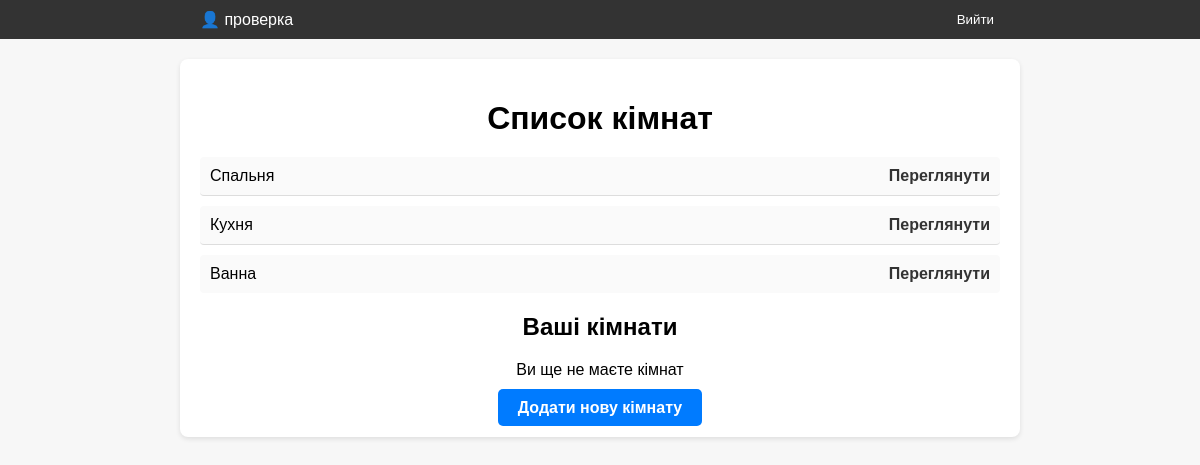
/ (signed in), run on an earlier commit of the app's database.
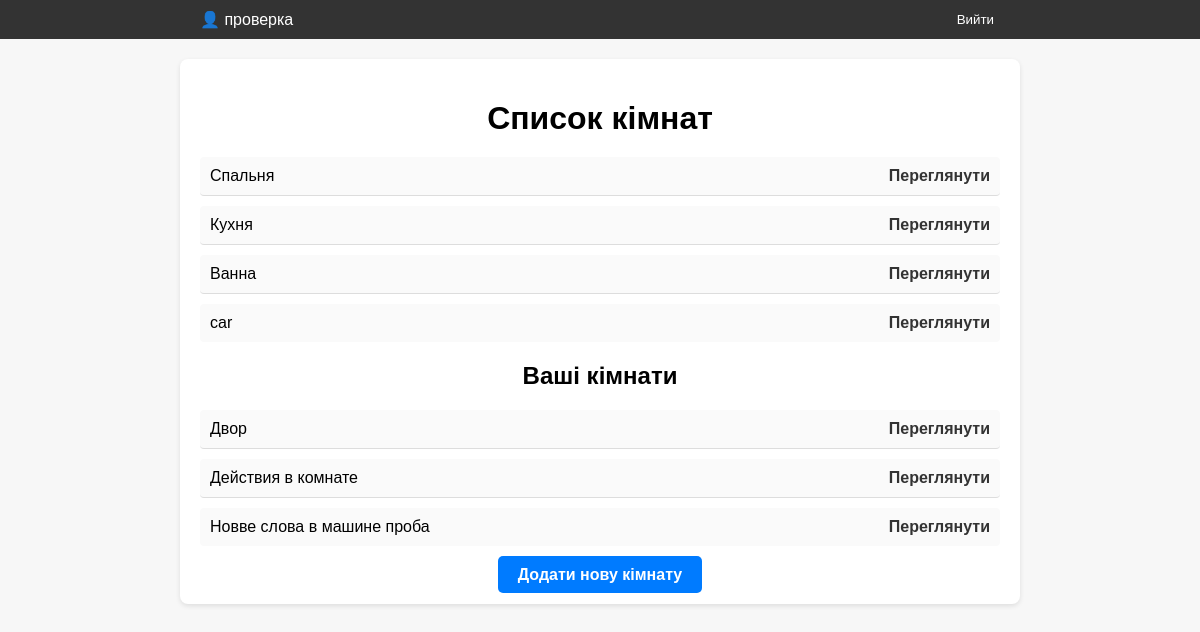
And on a later commit of the database.
### trainer/models.py (models this page shows, shortened)
class Room(models.Model):
    name = models.CharField(max_length=255)
    user = models.ForeignKey(User, on_delete=models.CASCADE, blank=True, null=True)

### trainer/views.py (the view)
# urls.py: path('', views.room, name='index'),
@login_required(login_url='/login/')
def room(request):
    rooms = Room.objects.filter(user__isnull=True)
    user_rooms = Room.objects.filter(user=request.user)
    return render(request, 'rooms.html', context={
        'rooms': rooms,
        'user_rooms': user_rooms
        })

### trainer/templates/rooms.html (shortened to what this page needs)
{% extends "base.html" %}
{% block content %}
<div class="container">
    <h1>Список кімнат</h1>
    <ul class="room-list" id="roomList">
        {% for room in rooms %}
        <li class="room-item">
            <span>{{ room.name }}</span>
            <a href="{% url 'room_words' room.id %}">Переглянути</a>
        </li>
        {% endfor %}
    </ul>
    <h2>Ваші кімнати</h2>
    {% if user_rooms %}
        <ul class="room-list" id="roomUserList">
            {% for room in user_rooms %}
            <li class="room-item">
                <span>{{ room.name }}</span>
                <a href="{% url 'user_room_words' room.id %}">Переглянути</a>
            </li>
            {% endfor %}
        </ul>
    {% else %}
        <p>Ви ще не маєте кімнат</p>
    {% endif %}
    <div class="add-room">
        <a href="javascript:void(0);" onclick="showAddRoomForm()">Додати нову кімнату</a>
    </div>
</div>
{% endblock %}

What changed in the data, as far as the page shows it:
added Room: name "car", shown under "Список кімнат"
added Room: name "Двор", shown under "Ваші кімнати"
added Room: name "Действия в комнате", shown under "Ваші кімнати"
added Room: name "Новве слова в машине проба", shown under "Ваші кімнати"
Also different on the page:
text no longer shown: "Ви ще не маєте кімнат"
